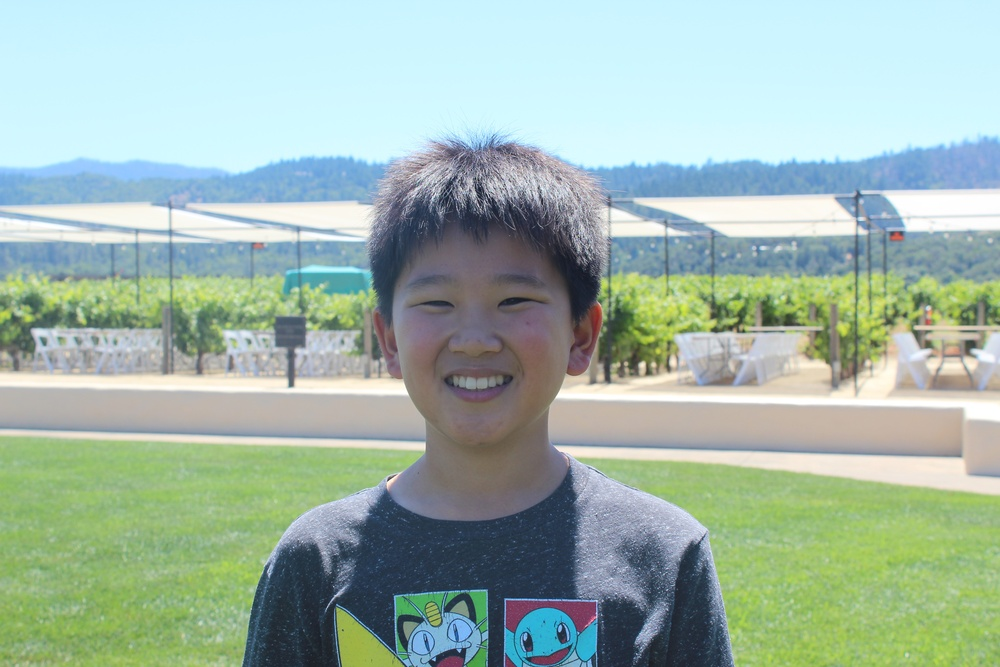
#> input picture FaceDetection-Python/data/brendan.jpeg, 1000 x 667 px, shrunk from 5184 x 3456 before the run
$ python -i 01-detect_face_by_edge.py   (imports and definitions only)
#> lines starting #> are read from the running program, lines starting #| are printed output that depends on the picture; after the words box and inside, x2 and y2 are one past the last pixel; in counts of white or black regions, pixels touching at a corner belong together
import cv2
import numpy as np
import matplotlib.pyplot as plt

def generate_sample_face():
    """
    Generates a synthetic image of a face using basic shapes.
    Returns: A numpy array representing the image.
    """
    # Create a black background (300x300 pixels)
    img = np.zeros((300, 300, 3), dtype="uint8")

    # Draw the Face (White Circle)
    center_coordinates = (150, 150)
    axesLength = (100, 120) # Oval shape
    angle = 0
    startAngle = 0
    endAngle = 360
    color = (255, 255, 255) # White
    thickness = -1 # Fill
    cv2.ellipse(img, center_coordinates, axesLength, angle, startAngle, endAngle, color, thickness)
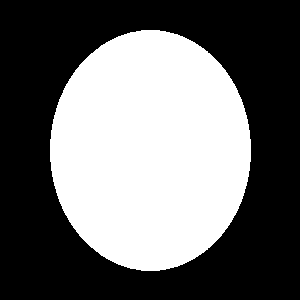
#> img: shape (300, 300, 3); 42.2% white; 1 white region, box (x1, y1, x2, y2) and area: (50, 30, 251, 271) 37983

    # Draw Eyes (Black Circles)
    cv2.circle(img, (110, 130), 15, (0, 0, 0), -1)
    cv2.circle(img, (190, 130), 15, (0, 0, 0), -1)

    # Draw Mouth (Black Ellipse arc)
    cv2.ellipse(img, (150, 180), (40, 20), 0, 0, 180, (0, 0, 0), 5)
#> img: shape (300, 300, 3); 39.8% white; 1 white region, box (x1, y1, x2, y2) and area: (50, 30, 251, 271) 35854

    return img

def detect_face_edges(img):
    """
    Detects the face using Canny Edge Detection and Contours.
    """
    # 1. Convert to Grayscale
    gray = cv2.cvtColor(img, cv2.COLOR_BGR2GRAY)

    # 2. Apply Gaussian Blur (Reduces noise for better edge detection)
    blurred = cv2.GaussianBlur(gray, (5, 5), 0)
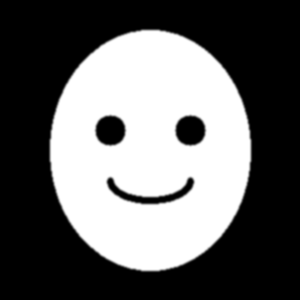
#> blurred: shape (300, 300); min 0, max 255, mean 101.6

    # 3. Perform Canny Edge Detection
    # Thresholds 50 and 150 determine which edges are kept
    edges = cv2.Canny(blurred, 50, 150)
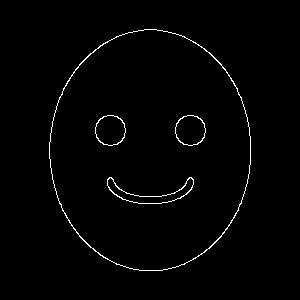
#> edges: shape (300, 300); 1.4% white in thin lines or dots, all inside (x1, y1, x2, y2) = (49, 29, 251, 271)

    # 4. Find Contours based on the edges
    # RETR_EXTERNAL retrieves only the extreme outer contours
    contours, _ = cv2.findContours(edges, cv2.RETR_EXTERNAL, cv2.CHAIN_APPROX_SIMPLE)
#> contours = 1 contour; box (x1, y1, x2, y2) and area: (49, 29, 251, 271) 38040

    # Create a copy of the image to draw results on
    result_img = img.copy()

    face_detected = False

    # 5. Analyze Contours to find the "Face"
    for contour in contours:
        # Calculate area to ignore small noise
        area = cv2.contourArea(contour)

        # If the shape is large enough, we assume it's our face
        if area > 1000:
            # Draw a green bounding box around the detected face
            x, y, w, h = cv2.boundingRect(contour)
            cv2.rectangle(result_img, (x, y), (x + w, y + h), (0, 255, 0), 2)
            face_detected = True
#> this loop made 1 pass
#> (area, x, y, w, h, face_detected) on pass 1: (38040, 49, 29, 202, 242, True)
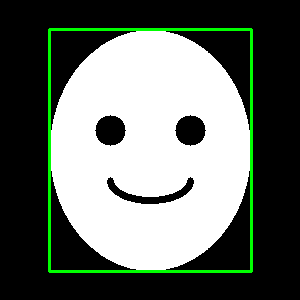
#> result_img: shape (300, 300, 3); mean of channels 0, 1, 2 101.3, 108.9, 101.3; drawn as B, G, R

    return edges, result_img, face_detected

# --- Main Execution ---

# 1. Generate the image
original_img = generate_sample_face()

# 2. Run detection
edge_map, final_result, found = detect_face_edges(original_img)
#> found = True

# 3. Visualization
# [27 lines not run here, left out]

>>> import cv2
>>> picture = cv2.imread('data/brendan.jpeg')
#> picture is the input picture: shape (667, 1000, 3); mean B, G, R 170.6, 182.3, 160.1
>>> result = detect_face_edges(picture)
#> in detect_face_edges (call 2), `gray = cv2.cvtColor(img, cv2.COLOR_BGR2GRAY)`:
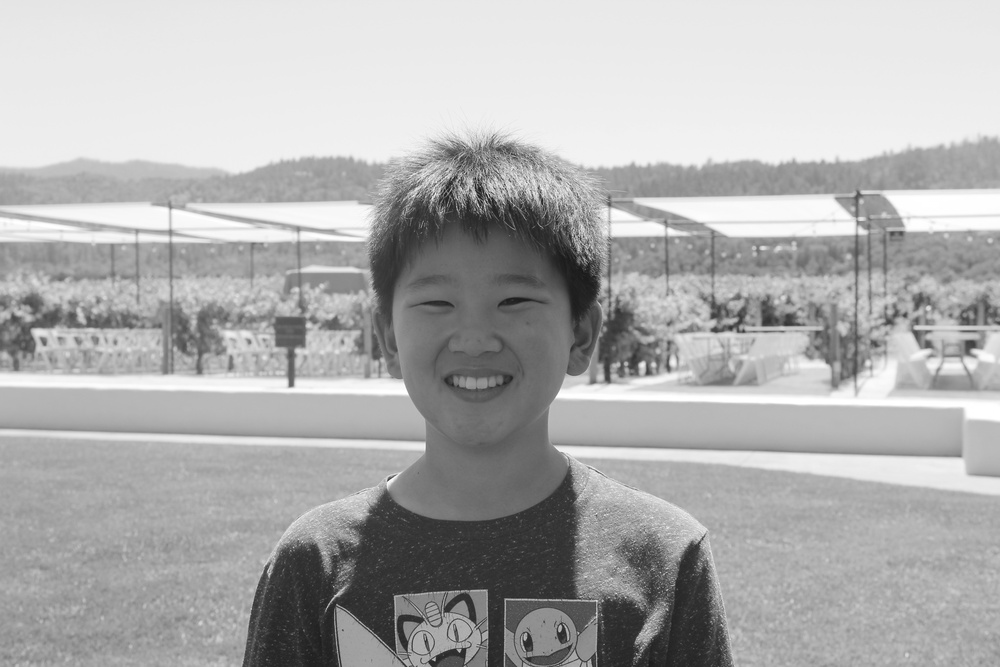
#> gray: shape (667, 1000); min 22, max 255, mean 174.3
#> in detect_face_edges (call 2), `edges = cv2.Canny(blurred, 50, 150)`:
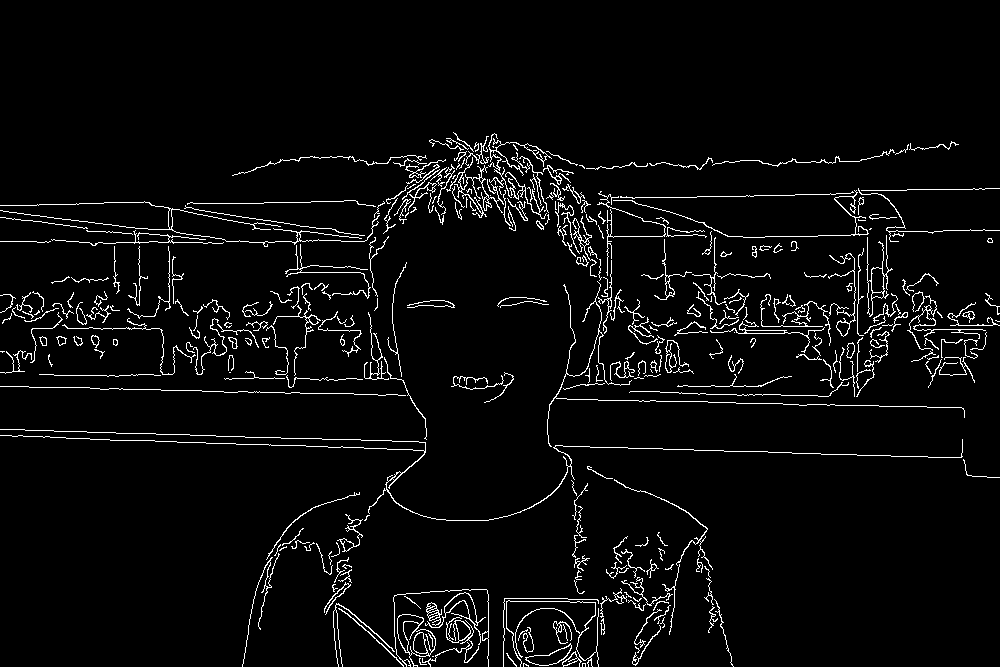
#> edges: shape (667, 1000); 4.1% white in thin lines or dots, all inside (x1, y1, x2, y2) = (0, 132, 1000, 667)
#> in detect_face_edges (call 2), `contours, _ = cv2.findContours(edges, cv2.RETR_EXTERNAL, cv2.CHAIN_APP..`: contours = 338 contours, 250 with area under 20; largest, box (x1, y1, x2, y2) and area: (397, 614, 436, 667) 1150, (866, 235, 893, 317) 491, (525, 643, 572, 666) 422, (425, 592, 486, 645) 410, (422, 617, 479, 667) 256
#> the loop in detect_face_edges (call 2), `for contour in contours:` made 338 passes
#> (area, x, y, w, h, face_detected) on pass 17: (1150, 397, 614, 39, 53, True)
#> area on passes 6, 8, 11, 13, 16, 18: 105.5, 422.5, 28, 71, 256.5, 23.5
#> after the loop in detect_face_edges (call 2), `for contour in contours:`:
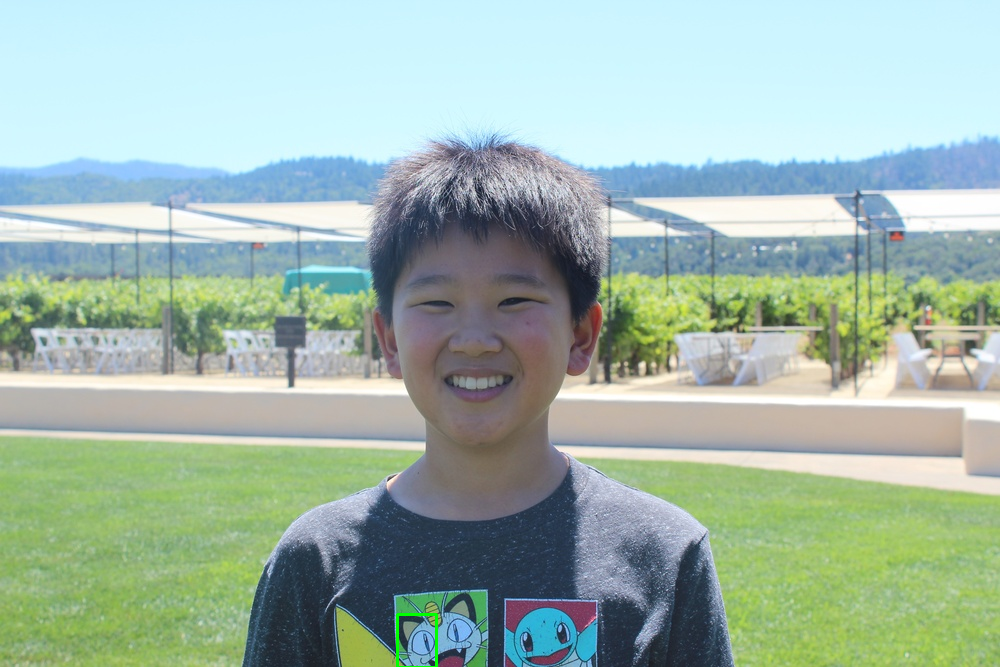
#> result_img: shape (667, 1000, 3); 0.07% of pixels changed, all inside (x1, y1, x2, y2) = (396, 613, 438, 667)

$ run again, on FaceDetection-Python/data/ryan.jpeg
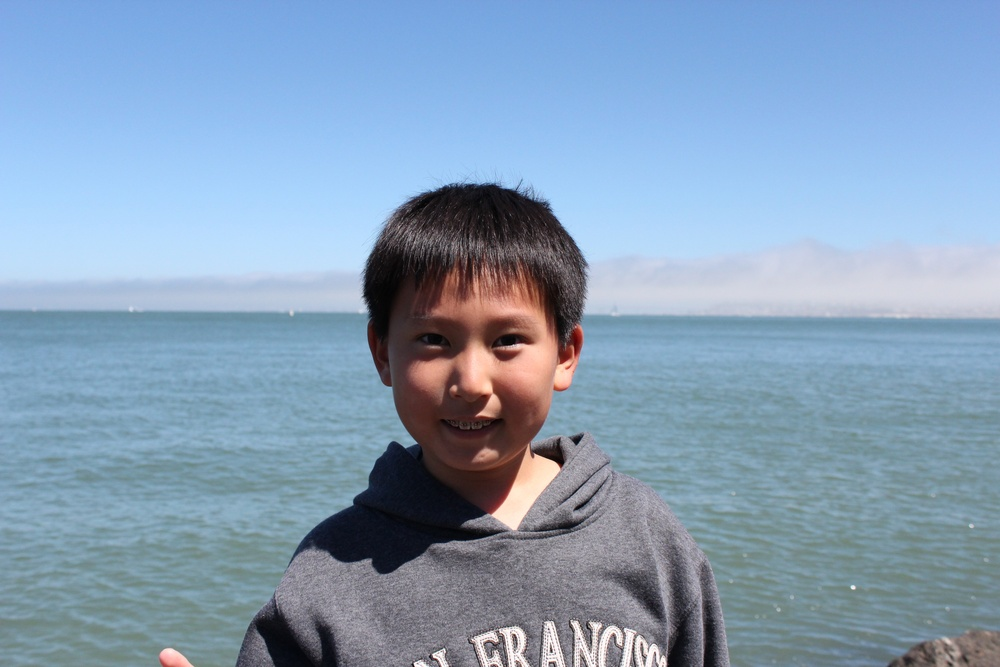
#> input picture FaceDetection-Python/data/ryan.jpeg, 1000 x 667 px, shrunk from 5184 x 3456 before the run
#> gray: shape (300, 300); 39.8% white; 1 white region, box (x1, y1, x2, y2) and area: (50, 30, 251, 271) 35854
#> edges: shape (300, 300); 1.4% white in thin lines or dots, all inside (x1, y1, x2, y2) = (49, 29, 251, 271)
#> contours = 1 contour; box (x1, y1, x2, y2) and area: (49, 29, 251, 271) 38040
#> the loop in detect_face_edges, `for contour in contours:` made 1 pass
#> (area, x, y, w, h, face_detected) on pass 1: (38040, 49, 29, 202, 242, True)
#> found = True
#> picture is the input picture: shape (667, 1000, 3); mean B, G, R 183.9, 158.9, 134.3
#> in detect_face_edges (call 2), `gray = cv2.cvtColor(img, cv2.COLOR_BGR2GRAY)`:
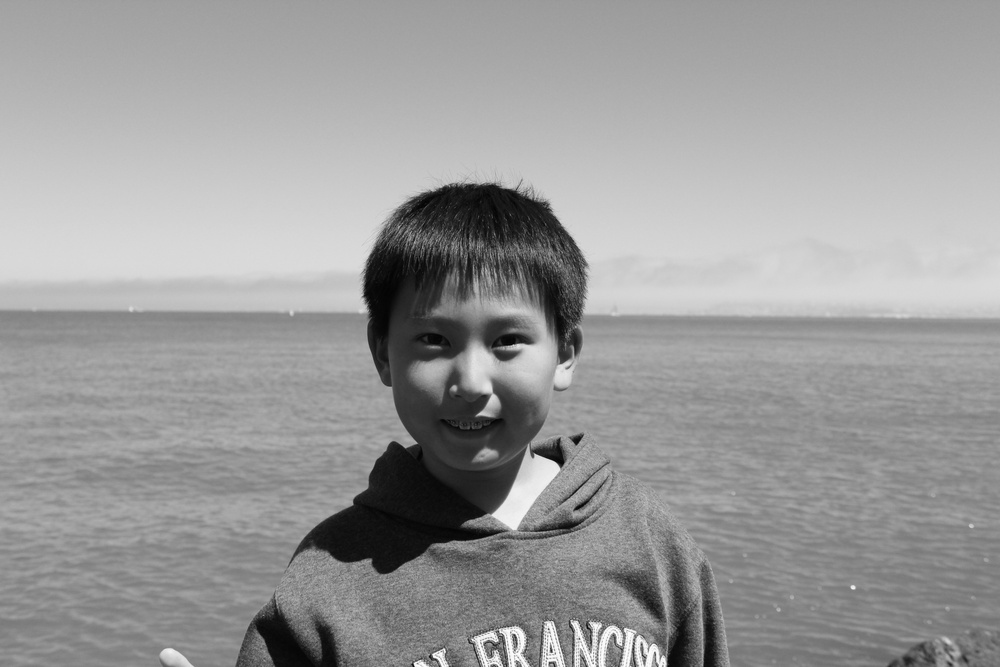
#> gray: shape (667, 1000); min 1, max 255, mean 154.4
#> blurred: shape (667, 1000)
#> in detect_face_edges (call 2), `edges = cv2.Canny(blurred, 50, 150)`:
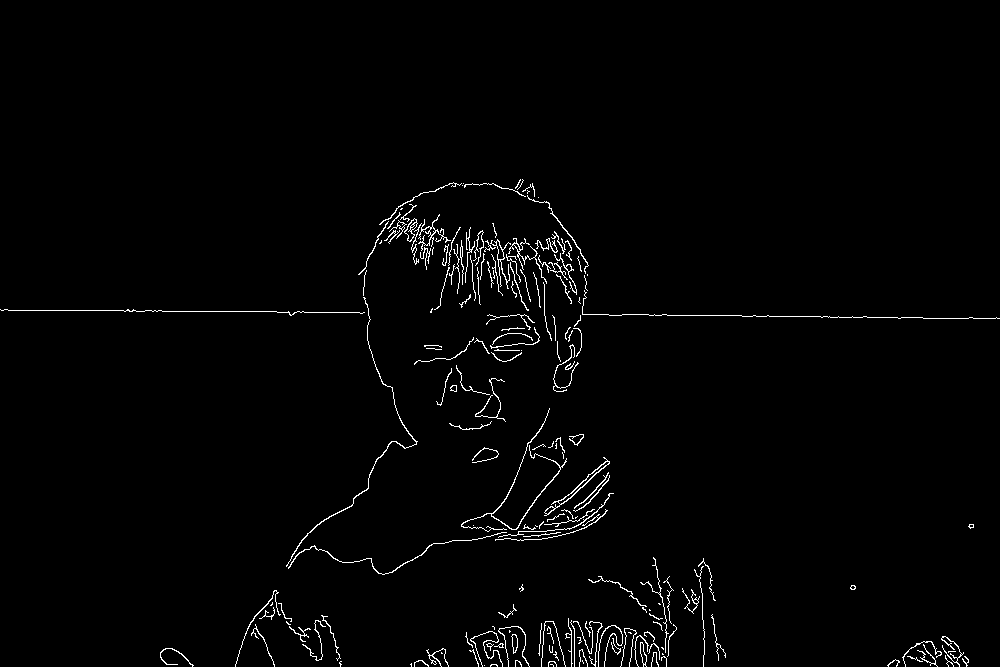
#> edges: shape (667, 1000); 1.6% white in thin lines or dots, all inside (x1, y1, x2, y2) = (0, 179, 1000, 667)
#> contours = 190 contours, 157 with area under 20; largest, box (x1, y1, x2, y2) and area: (544, 457, 610, 516) 295, (404, 218, 418, 242) 134, (461, 408, 567, 532) 118, (286, 297, 418, 567) 111, (490, 239, 511, 289) 104
#> the loop in detect_face_edges (call 2), `for contour in contours:` made 190 passes
#> area on passes 22, 23, 31: 28.5, 26.5, 76

$ run again, on FaceDetection-Python/data/sample_faces.jpeg
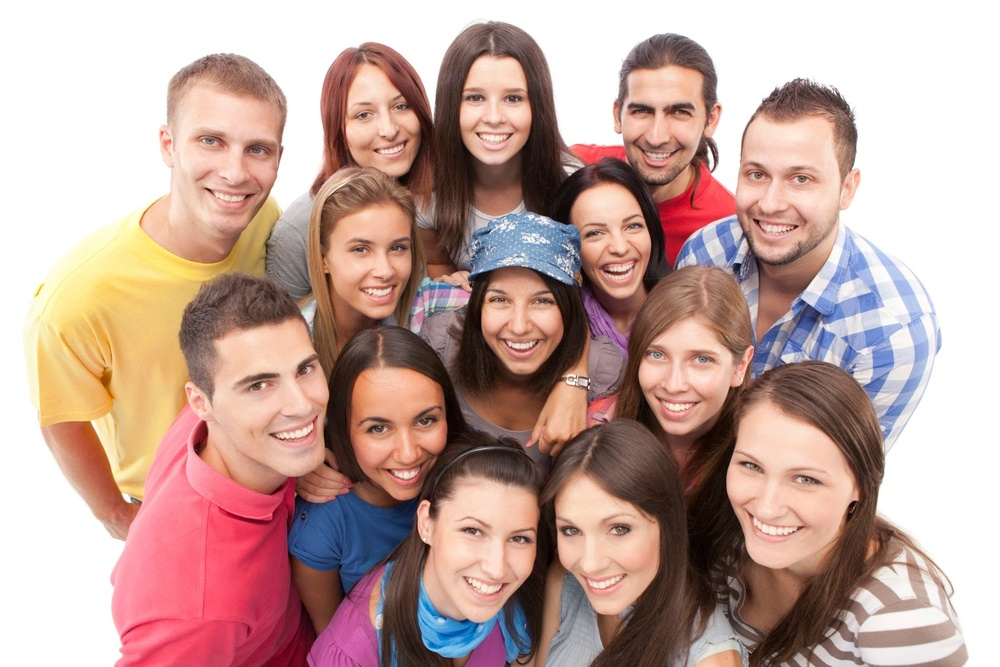
#> input picture FaceDetection-Python/data/sample_faces.jpeg, 1000 x 667 px, shrunk from 2048 x 1366 before the run
#> gray: shape (300, 300); 39.8% white; 1 white region, box (x1, y1, x2, y2) and area: (50, 30, 251, 271) 35854
#> edges: shape (300, 300); 1.4% white in thin lines or dots, all inside (x1, y1, x2, y2) = (49, 29, 251, 271)
#> contours = 1 contour; box (x1, y1, x2, y2) and area: (49, 29, 251, 271) 38040
#> the loop in detect_face_edges, `for contour in contours:` made 1 pass
#> (area, x, y, w, h, face_detected) on pass 1: (38040, 49, 29, 202, 242, True)
#> found = True
#> picture is the input picture: shape (667, 1000, 3); mean B, G, R 155.1, 162.6, 192.6
#> in detect_face_edges (call 2), `gray = cv2.cvtColor(img, cv2.COLOR_BGR2GRAY)`:
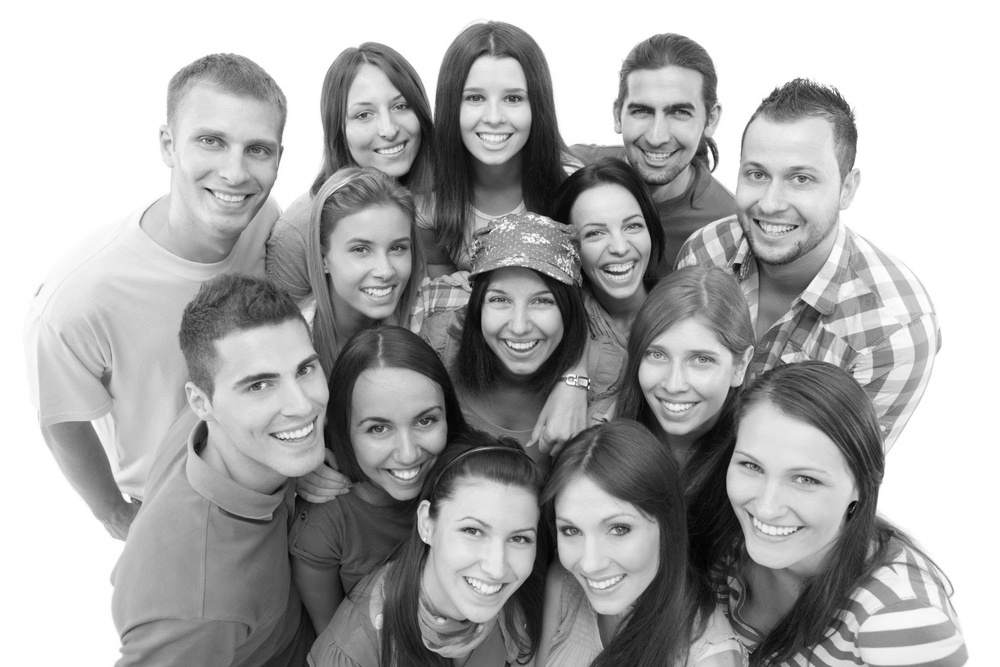
#> gray: shape (667, 1000); min 2, max 255, mean 170.7
#> blurred: shape (667, 1000)
#> in detect_face_edges (call 2), `edges = cv2.Canny(blurred, 50, 150)`:
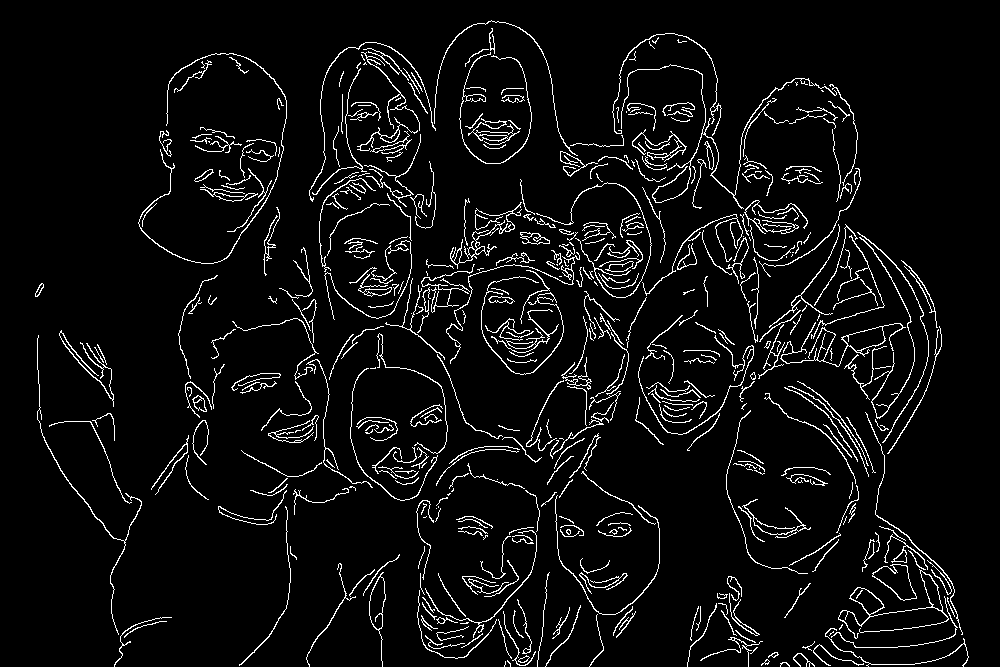
#> edges: shape (667, 1000); 5.5% white in thin lines or dots
#> contours = 484 contours, 345 with area under 20; largest, box (x1, y1, x2, y2) and area: (838, 569, 949, 639) 927, (872, 564, 917, 601) 860, (780, 322, 906, 367) 729, (369, 572, 386, 667) 600, (468, 118, 520, 145) 288
#> the loop in detect_face_edges (call 2), `for contour in contours:` made 484 passes
#> area on passes 5 to 7: 41, 21.5, 24
